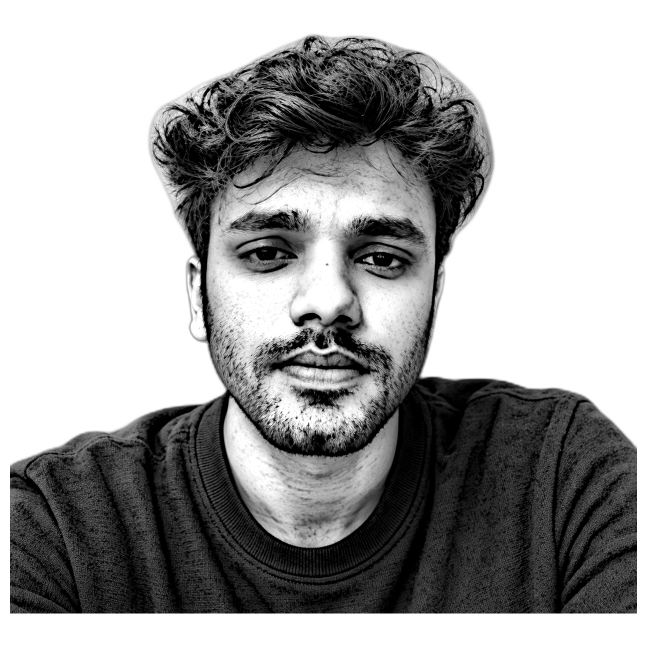
#> input picture source-prepped.png, 1293 x 1293 px (shown at 1/2 size)
$ python make_ascii_svg.py
#> lines starting #> are read from the running program, lines starting #| are printed output that depends on the picture
#!/usr/bin/env python3
"""
Convert the prepped portrait into a monochrome ASCII-art SVG that "types"
itself in row by row (SMIL clip wipe + block cursor), then freezes.
Canvas is 840 x 880 to match info-card.svg.

    python scripts/make_ascii_svg.py [source-prepped.png] [portrait.svg]
    STATIC=1 python scripts/make_ascii_svg.py   # frozen frame for previews
"""
import html
import os
import sys

from PIL import Image, ImageEnhance

HERE = os.path.dirname(os.path.abspath(__file__))
SRC = sys.argv[1] if len(sys.argv) > 1 else os.path.join(HERE, "..", "source-prepped.png")
OUT = sys.argv[2] if len(sys.argv) > 2 else os.path.join(HERE, "..", "portrait.svg")
STATIC = bool(os.environ.get("STATIC"))

W, H = 840, 880
PAD, TITLEBAR_H, STATUS_H = 20, 30, 34
ART_W = W - 2 * PAD
ART_H = H - TITLEBAR_H - STATUS_H - 2 * 6

COLS = int(os.environ.get("COLS", 150))
CELL_W = ART_W / COLS
CELL_H = CELL_W * 15 / 8          # monospace glyph aspect
ROWS = int(ART_H // CELL_H)
RAMP = " .`:-=+*cs#%@"            # sparse -> dense
# light-on-dark terminal: bright skin -> dense glyphs, dark hair/clothes -> sparse
# (set INVERT=1 for the classic dark-on-paper mapping)
INVERT = bool(os.environ.get("INVERT"))
ZOOM = float(os.environ.get("ZOOM", 0.82))   # <1 crops in on the head

CONTRAST = float(os.environ.get("CONTRAST", 1.05))
GAMMA = float(os.environ.get("GAMMA", 1.0))
FLOOR = float(os.environ.get("FLOOR", 0.14))  # density below this -> blank

BG, BG2, FRAME = "#0d1117", "#111722", "#30363d"
MUTED, INK = "#7d8590", "#c9d1d9"
ROW_DUR = 5.5 / ROWS

src = Image.open(SRC)
#> src is the input picture: PIL image 1293x1293 LA; mean R, G, B, A 160.9, 160.9, 160.9, 137.2
alpha = src.getchannel("A") if "A" in src.getbands() else Image.new("L", src.size, 255)
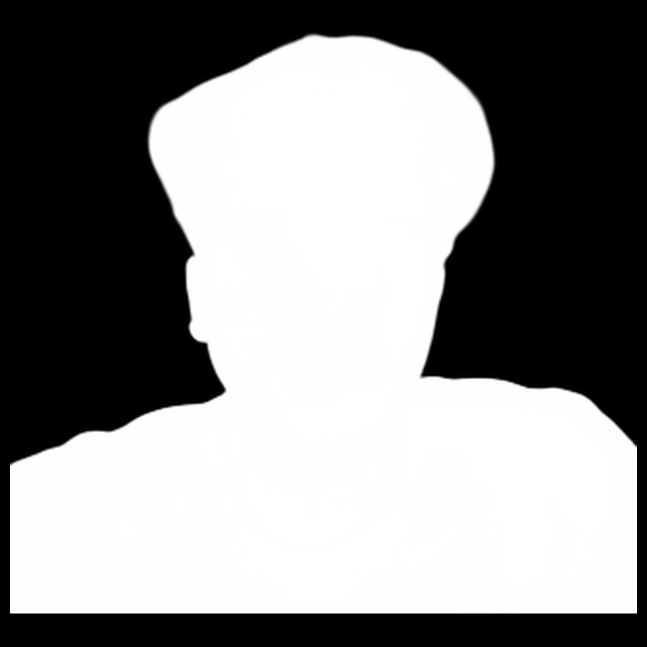
#> alpha: PIL image 1293x1293 L (shown at 1/2 size); min 0, max 255, mean 137.2
im = ImageEnhance.Contrast(src.convert("L")).enhance(CONTRAST)
# zoom: square crop centred horizontally, anchored near the top (head)
side = int(im.width * ZOOM)
#> side = 1060
zx = (im.width - side) // 2
#> zx = 116
zy = int((im.height - side) * 0.1)
#> zy = 23
im = im.crop((zx, zy, zx + side, zy + side))
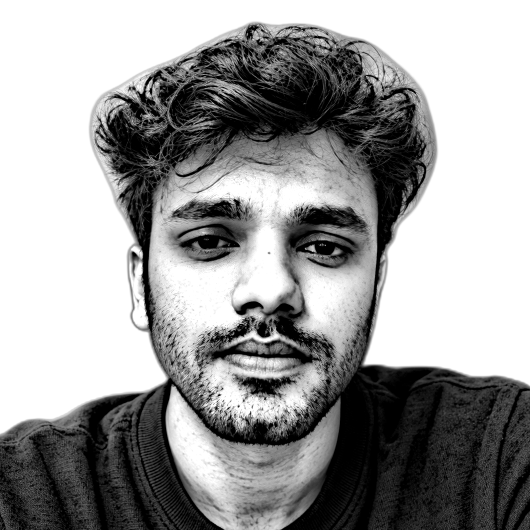
#> im: PIL image 1060x1060 L (shown at 1/2 size); min 0, max 255, mean 156.1
alpha = alpha.crop((zx, zy, zx + side, zy + side))
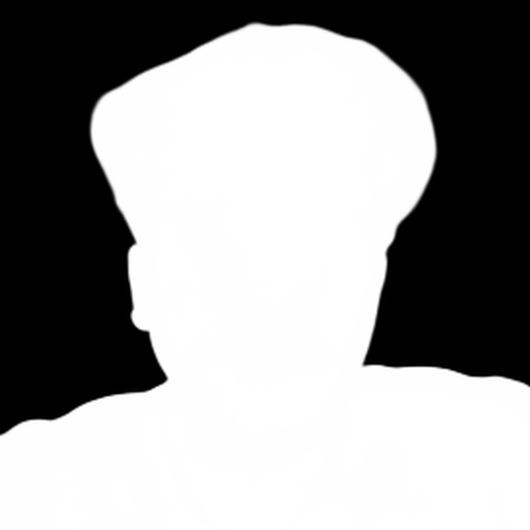
#> alpha: PIL image 1060x1060 L (shown at 1/2 size); min 0, max 255, mean 154.2
# fit the square image into the art box (rows*cell_h may be < cols*cell_w)
art_px_h = ROWS * CELL_H
crop_h = im.height * min(1.0, art_px_h / ART_W)
#> crop_h = 1060
top = (im.height - crop_h) * 0.3
#> top = 0
box = (0, int(top), im.width, int(top + crop_h))
#> box = (0, 0, 1060, 1060)
im = im.crop(box).resize((COLS, ROWS), Image.LANCZOS)
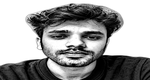
#> im: PIL image 150x80 L; min 0, max 255, mean 156
alpha = alpha.crop(box).resize((COLS, ROWS), Image.LANCZOS)
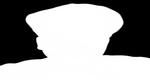
#> alpha: PIL image 150x80 L; min 0, max 255, mean 154.2
px, pa = im.load(), alpha.load()

rows = []
for y in range(ROWS):
    line = []
    for x in range(COLS):
        lum = (px[x, y] / 255.0) ** GAMMA
        dens = (1.0 - lum) if INVERT else lum
        if pa[x, y] < 128 or dens < FLOOR:
            line.append(" ")
            continue
        idx = int(dens * (len(RAMP) - 1) + 0.5)
        line.append(RAMP[max(0, min(len(RAMP) - 1, idx))])
    rows.append("".join(line).rstrip().ljust(COLS))
#> after the loop, rows = 80 items

art_top = TITLEBAR_H + 6 + (ART_H - ROWS * CELL_H) / 2
p = [
    f'<svg xmlns="http://www.w3.org/2000/svg" width="{W}" height="{H}" viewBox="0 0 {W} {H}" '
    f'font-family="ui-monospace, SFMono-Regular, Menlo, Consolas, monospace">',
    f'<defs><linearGradient id="bg" x1="0" y1="0" x2="0" y2="1"><stop offset="0" stop-color="{BG2}"/>'
    f'<stop offset="1" stop-color="{BG}"/></linearGradient></defs>',
    f'<rect width="{W}" height="{H}" rx="12" fill="url(#bg)"/>',
    f'<rect x=".5" y=".5" width="{W - 1}" height="{H - 1}" rx="12" fill="none" stroke="{FRAME}"/>',
    f'<line x1="0" y1="{TITLEBAR_H}" x2="{W}" y2="{TITLEBAR_H}" stroke="{FRAME}"/>',
]
for i, dot in enumerate(["#ff5f56", "#ffbd2e", "#27c93f"]):
    p.append(f'<circle cx="{PAD + i * 16}" cy="{TITLEBAR_H / 2}" r="5" fill="{dot}"/>')
p.append(f'<text x="{W / 2}" y="{TITLEBAR_H / 2 + 4}" fill="{MUTED}" font-size="12" text-anchor="middle">'
         f'vishal@github: ~$ ./portrait.sh</text>')

fs = CELL_H * 0.86
for ry, line in enumerate(rows):
    row_y = art_top + ry * CELL_H
    text = (f'<text xml:space="preserve" x="{PAD}" y="{row_y + CELL_H * 0.74:.1f}" fill="{INK}" '
            f'font-size="{fs:.2f}" textLength="{ART_W}" lengthAdjust="spacing">{html.escape(line)}</text>')
    if STATIC or not line.strip():
        p.append(text)
        continue
    d = ry * ROW_DUR
    p.append(f'<clipPath id="r{ry}"><rect x="{PAD}" y="{row_y:.1f}" height="{CELL_H:.2f}" width="0">'
             f'<animate attributeName="width" from="0" to="{ART_W}" begin="{d:.3f}s" dur="{ROW_DUR:.3f}s" fill="freeze"/>'
             f'</rect></clipPath><g clip-path="url(#r{ry})">{text}</g>')
    p.append(f'<rect y="{row_y + 1:.1f}" width="{CELL_W:.2f}" height="{CELL_H - 2:.2f}" fill="{INK}" opacity="0">'
             f'<animate attributeName="x" from="{PAD}" to="{PAD + ART_W}" begin="{d:.3f}s" dur="{ROW_DUR:.3f}s" fill="freeze"/>'
             f'<set attributeName="opacity" to="0.85" begin="{d:.3f}s"/>'
             f'<set attributeName="opacity" to="0" begin="{d + ROW_DUR:.3f}s"/></rect>')
#> this loop made 80 passes
#> (row_y, d) on passes 5 to 16: (78, 0.275), (88, 0.344), (98, 0.413), (108, 0.481), (118, 0.55), (128, 0.619), (138, 0.688), (148, 0.756), (158, 0.825), (168, 0.894), (178, 0.963), (188, 1.03)
#> row_y on passes 1 to 4: 38, 48, 58, 68
#> after the loop, p = 165 items

sy = H - STATUS_H
p.append(f'<line x1="0" y1="{sy}" x2="{W}" y2="{sy}" stroke="{FRAME}"/>')
ty = sy + 22
label = "vishal@github:~$ whoami "
p.append(f'<text x="{PAD}" y="{ty}" fill="{MUTED}" font-size="13">{label}<tspan fill="{INK}">Vishal Gupta</tspan></text>')
cx = PAD + len(label + "Vishal Gupta ") * 13 * 0.6
p.append(f'<rect x="{cx:.1f}" y="{ty - 12}" width="8" height="14" fill="{INK}">'
         + ("" if STATIC else '<animate attributeName="opacity" values="1;1;0;0" keyTimes="0;0.5;0.51;1" dur="1s" repeatCount="indefinite"/>')
         + "</rect>")
p.append("</svg>")
svg = "".join(p)
open(OUT, "w").write(svg)
print(f"wrote {OUT}: {W}x{H}, {COLS}x{ROWS} chars, {len(svg) // 1024} KB")
#| wrote scripts/../portrait.svg: 840x880, 150x80 chars, 57 KB
